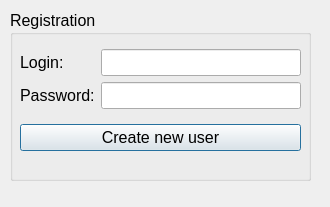
<?xml version="1.0" encoding="UTF-8"?>
<ui version="4.0">
 <class>NewUserForm</class>
 <widget class="QDialog" name="NewUserForm">
  <property name="geometry">
   <rect>
    <x>0</x>
    <y>0</y>
    <width>330</width>
    <height>207</height>
   </rect>
  </property>
  <property name="windowTitle">
   <string>Dialog</string>
  </property>
  <widget class="QGroupBox" name="groupBox">
   <property name="geometry">
    <rect>
     <x>10</x>
     <y>10</y>
     <width>301</width>
     <height>171</height>
    </rect>
   </property>
   <property name="font">
    <font>
     <pointsize>12</pointsize>
    </font>
   </property>
   <property name="title">
    <string>Registration</string>
   </property>
   <widget class="QWidget" name="">
    <property name="geometry">
     <rect>
      <x>10</x>
      <y>30</y>
      <width>281</width>
      <height>122</height>
     </rect>
    </property>
    <layout class="QVBoxLayout" name="verticalLayout_3">
     <item>
      <layout class="QHBoxLayout" name="horizontalLayout">
       <item>
        <layout class="QVBoxLayout" name="verticalLayout">
         <item>
          <widget class="QLabel" name="label">
           <property name="font">
            <font>
             <pointsize>12</pointsize>
            </font>
           </property>
           <property name="text">
            <string>Login:</string>
           </property>
          </widget>
         </item>
         <item>
          <widget class="QLabel" name="label_2">
           <property name="font">
            <font>
             <pointsize>12</pointsize>
            </font>
           </property>
           <property name="text">
            <string>Password:</string>
           </property>
          </widget>
         </item>
        </layout>
       </item>
       <item>
        <layout class="QVBoxLayout" name="verticalLayout_2">
         <item>
          <widget class="QLineEdit" name="log"/>
         </item>
         <item>
          <widget class="QLineEdit" name="passw"/>
         </item>
        </layout>
       </item>
      </layout>
     </item>
     <item>
      <widget class="QPushButton" name="NewUseButton">
       <property name="font">
        <font>
         <pointsize>12</pointsize>
        </font>
       </property>
       <property name="text">
        <string>Create new user</string>
       </property>
      </widget>
     </item>
    </layout>
   </widget>
  </widget>
 </widget>
 <resources/>
 <connections/>
</ui>
